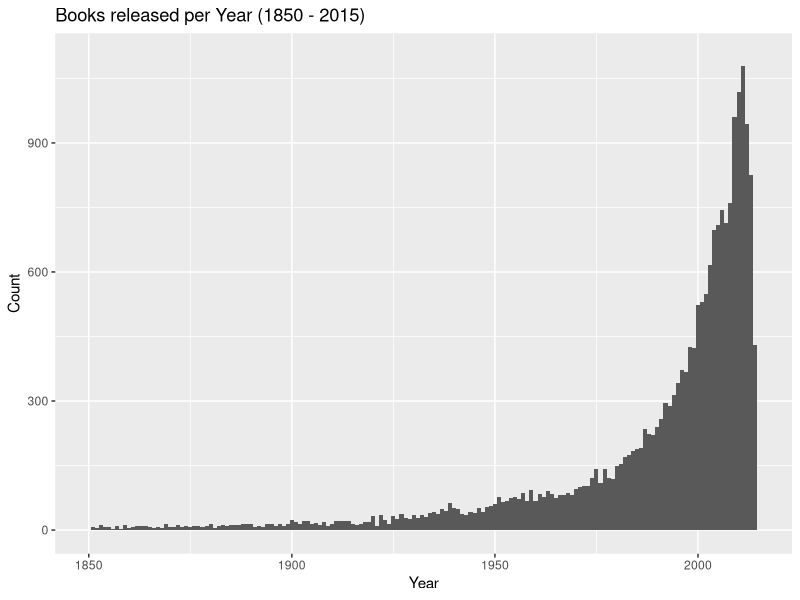
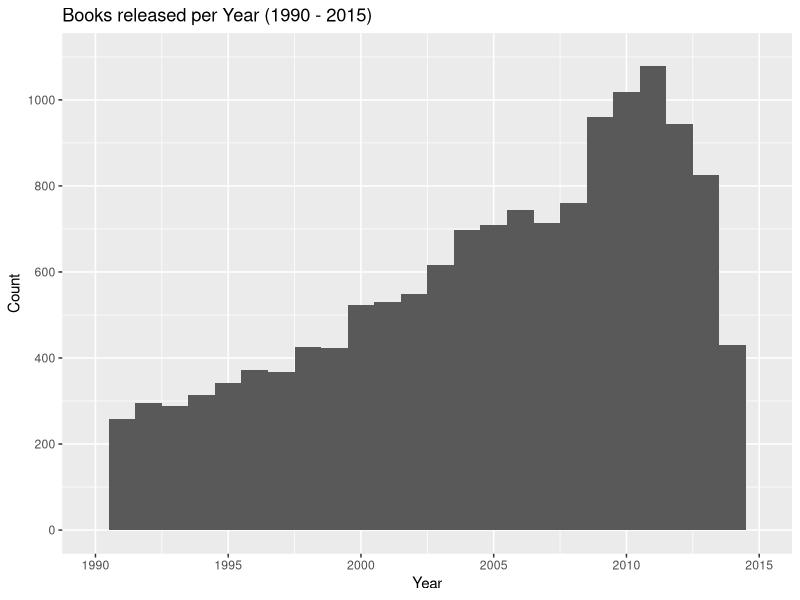

R code for these plots, in order: (Note: this script raises an error after producing the figures.)
## ---- chunk 1
library(ggplot2)
library(grid)
library(gridExtra)
library(plyr)
library(dplyr)
library(GGally)
## ---- chunk 2
# Load the Data
gr <- read.csv('gReads.csv')

#setting data types
gr$page_count <- as.numeric(gr$page_count)
gr$reviews <- as.numeric(gr$reviews)
gr$votes <- as.numeric(gr$votes)
gr$rank <- as.numeric(rownames(gr))

#just interested to see these specific series
malazSubset <- gr[grep("Malazan", gr$title), ]
lotrsubset <- gr[grep('Lord of the Rings', gr$title), ]

#function to clean year data to a standard four digit num
gr$year <- as.character(gr$year)

substrRight <- function(x, n){
  substr(x, nchar(x)-n+1, nchar(x))
}

gr$year <- substrRight(gr$year, 4)

gr$year <- as.numeric(gr$year, na.rm=TRUE)

#creating year.bucket to be able to split books into 
#year categories.   Many more books in dataset from past 
#25 years..   Split to even this out a little.
gr$year.bucket <- cut(gr$year, 
                      breaks = c(0, 1900, 1950, 
                                 1980, 1990, 2000, 
                                 2005, 2010, 2015))

#subset of genres listed at least 500 times.
genre.sub <- subset(gr, genre %in%  
                      names(table(gr$genre))
                    [table(gr$genre) >= 500])

#after query found number of invalid entires for genre.  cleaning..
genre.sub <- subset(genre.sub, genre %in%  
                      names(table(gr$genre))
                    [table(gr$genre) != 2866])


#several books missing year. 
#subset to alleviate this concern when needed
year.sub <- subset(gr, !is.na(gr$year.bucket))

#boolean for if book is part of a series or not
gr$part_of_series <- gr$series != ''


#more subsets for particular plots below.  

#top 250 subset 
top250 <- subset(gr, rank <= 250)
#subset for top genre in top250 (above 5 entries needed)
top250.genre <- subset(top250, genre %in%  
                         names(table(top250$genre))
                       [table(top250$genre) >= 5])

#finding authors with most books released and in dataset (>50)
author.sub <- subset(gr, author %in%  
                       names(table(gr$author))
                     [table(gr$author) >= 50])

#cleaning author.sub to exclude 'Anon's'
author.sub <- subset(author.sub, author != 'Anonymous')

#subset to fantasy genre
fantasy.sub <- subset(gr, genre == 'Fantasy')

#subsetting publisher info (above 200 books)
publisher.sub <- subset(gr, publisher %in%  
                          names(table(gr$publisher))
                        [table(gr$publisher) >= 200])

#removing invalid publisher entries ex: ' ' and ''
publisher.sub <- subset(publisher.sub, 
                        publisher %in%  
                          names(table(
                            publisher.sub$publisher))
                        [table(publisher.sub$publisher)<= 420])


#some basic stats and exploration of data
dim(gr)
names(gr)
str(gr)
levels(gr$genre)
levels(gr$year.bucket)
summary(gr)
## ---- chunk 3

#Book release Years
ggplot(aes(x = year), data = gr) +
  geom_histogram(binwidth = 1) + 
  xlim(1850,2015)  +
  ylim(0,1100) +
  ggtitle('Books released per Year (1850 - 2015)') +
  xlab('Year') + 
  ylab('Count')
## ---- chunk 4
#year (90-15)
ggplot(aes(x = year), data = gr) +
  geom_histogram(binwidth = 1) +
  xlim(1990, 2015) +
  ggtitle('Books released per Year (1990 - 2015)') +
  xlab('Year') + 
  ylab('Count') +
  scale_y_continuous(labels = seq(0,1100, 200), 
                     breaks = seq(0,1100,200),
                     limits = c(0,1100))
## ---- chunk 5
#year MATH!
nrow(subset(gr, year == 2011)) #2011
nrow(subset(gr, year >= 1991 & year <= 2010))/20 #20 year mean
## ---- chunk 6
#bucket split up of years
ggplot(aes(x = year.bucket), data = year.sub) +
  geom_histogram()+
  ggtitle('Book Release Years grouped') +
  xlab('Year category') + 
  ylab('Count') +
  coord_flip()
## ---- chunk 7
#page count

ggplot(aes(x = page_count), data = gr) +
  geom_histogram(binwidth = 20)  +
  ggtitle('Length of Book') +
  xlab('Pages') + 
  ylab('Count') +
  scale_x_continuous(breaks = seq(0,1500, 200), 
                     limits = c(0, 1500)) +
  scale_y_continuous(breaks = seq(0,140, 25), 
                     limits = c(0, 140))
## ---- chunk 8
#zoomed in plot of length
ggplot(aes(x = page_count), 
       data = subset(gr, 
                     page_count >= 200 & 
                     page_count <= 500)) +
  geom_histogram(binwidth = 10)  +
  ggtitle('Book lengths between 200 and 400') +
  xlab('Pages') + ylab('Count') +
  scale_x_continuous(breaks = seq(200,500, 25), 
                     limits = c(200, 500)) +
  scale_y_continuous(breaks = seq(0,80, 10), 
                     limits = c(0, 80))
## ---- chunk 9

#top250 books length
ggplot(aes(x = page_count), data = top250) +
  geom_histogram(binwidth = 50)  +
  ggtitle('Length of Book (Top 250)') +
  xlab('Pages') +
  ylab('Count') +
  scale_x_continuous(breaks = seq(100,600, 100), 
                     limits = c(100, 600)) +
  scale_y_continuous(breaks = seq(0,8, 1), 
                     limits = c(0, 8))
## ---- chunk 10

summary(gr$page_count)
summary(top250$page_count)
cor.test(gr$page_count, gr$rating)

## ---- chunk 11

#genre counts

ggplot(aes(x = genre), data = genre.sub) +
  geom_histogram() + 
  ggtitle('Top Genre Occurance') +
  scale_y_continuous(breaks = seq(0,4000, 500), 
                     limits = c(0, 4000)) +  
    stat_bin(binwidth=1, geom="text", 
             aes(label=..count.., color = 'orange'), 
             hjust=1.05)  + 
  coord_flip() + 
  theme(legend.position = "none")
## ---- chunk 12
#top 250 genres
ggplot(aes(x = genre), data = top250.genre) +
  geom_histogram() +
  ggtitle('Genre of top 250') +
  xlab('Genre')  +  
    stat_bin(binwidth=1, geom="text", 
             aes(label=..count.., color = 'orange'), 
             hjust=1.05) +
  coord_flip() + 
  theme(legend.position = "none")
## ---- chunk 13
#series?

ggplot(aes(x = part_of_series), data = gr) +
  geom_histogram() +
  ggtitle('Series books vs Stand Alones') +
  xlab('In a Series?') +
    stat_bin(binwidth=1, geom="text", 
             aes(label=..count.., color = 'orange'), 
             hjust=1)  + 
  coord_flip() + 
  theme(legend.position = "none")

#percentage math
count(subset(gr, part_of_series == TRUE))/count(gr)
## ---- chunk 14
#author

ggplot(aes(x = author),data = author.sub) +
  geom_histogram() +
  ggtitle('Authors with over 50 Books') +
  scale_y_continuous(breaks = seq(0,70,10), 
                     limits = c(0, 70)) +
  coord_flip()
## ---- chunk 15
#publisher 

ggplot(aes(x = publisher), data = publisher.sub) +
  geom_histogram()  +
  ggtitle('Publishers w/ over 200 Books') +
  scale_y_continuous(breaks = seq(0,500,50), 
                     limits = c(0, 500)) +
  coord_flip()
## ---- chunk 16

#rating and votes (all, and top250)

p1 = ggplot(aes(x = rating), data = gr) +
  geom_histogram(bindwith = 2.5) +
  xlim(2.5, 5) +
  ggtitle('Rating') +
  xlab('Rating / 5') + 
  ylab('Count')

p2 = ggplot(aes(x = votes), data = gr) +
  geom_histogram(binwidth = 1000) +
  ggtitle('Number of Voted') +
  xlab('Votes') + 
  ylab('Count')

p1.250 = ggplot(aes(x = rating), data = top250) +
  geom_histogram(bindwith = 2.5) +
  xlim(2.5, 5) +
  ggtitle('Rating (Top 250)') +
  xlab('Rating / 5') +
  ylab('Count')

p2.250 = ggplot(aes(x = votes), data = top250) +
  geom_histogram(binwidth = 1000) +
  ggtitle('Number of Voted (Top 250)') +
  xlab('Votes') + 
  ylab('Count')

grid.arrange(p1, p2, p1.250, p2.250, ncol = 2)

## ---- chunk 17

#excluding 5 star ratings. (inproper title names..)

#page count rating
ggplot(aes(x = page_count, y = rating), data = gr) +
  geom_point(alpha = .2) +
  ylim(2.5, 4.99) +
  xlim(2, 1500) +
  stat_smooth() +
  ggtitle('Rating by Page count') +
  ylab('Rating') + 
  xlab('Pages')
## ---- chunk 18
cor.test(gr$page_count,gr$rating) 
## ---- chunk 19

#rank page count
ggplot(aes(x = rank, y = page_count), data = gr) +
  geom_point(alpha = .25) +
  ylim(0, 1500) +
  stat_smooth() +
  ggtitle('Page count by Rank') +
  xlab('rank') + 
  ylab('Pages')
## ---- chunk 20
cor.test(gr$rank, gr$page_count)
## ---- chunk 21

#votes by pages
ggplot(aes(x = page_count, y = votes), data = gr) +
  geom_point(alpha = .2)  +
  xlim(2, 1500) +
  ggtitle('Votes by Page count') +
  ylab('votes') + 
  xlab('Pages')
## ---- chunk 22

#genre and pages
ggplot(aes(x = genre, y = page_count), data = genre.sub) +
  geom_boxplot() +
  ylim(2, 1000) +
  stat_smooth() +
  ggtitle('Page count by genre') +
  ylab('Pages') + 
  xlab('Genre') +
  coord_flip()
## ---- chunk 23
#summarys of lengths
summary(gr$page_count) 
summary(subset(gr, genre == 'History')$page_count)
## ---- chunk 24
#genre and votes
ggplot(aes(x = genre, y = votes), data = genre.sub) +
  geom_bar(stat = 'summary', 
           fun.y = 'mean') +
  stat_smooth() +
  ggtitle('Avg. Votes by Genre') +
  ylab('votes') + 
  xlab('Genre') +
  coord_flip()
## ---- chunk 25
#genre rating
ggplot(aes(x = genre, y = rating), data = genre.sub) +
  geom_jitter(alpha = .1)  +
  geom_point(stat = 'summary', 
             fun.y = 'mean') +
  stat_smooth() +
  ggtitle('Rating by genre') +
  ylab('Rating') + 
  xlab('Genre') +
  coord_flip()

#boxplot of above
ggplot(aes(x = genre, y = rating), data = genre.sub) +
  geom_boxplot() +
  ylim(2, 4.99) +
  stat_smooth() +
  ggtitle('Rating by genre') +
  ylab('Rating') + 
  xlab('Genre') +
  coord_flip()
## ---- chunk 26
#genre rank
ggplot(aes(x = genre, y = rank), data = genre.sub) +
  geom_jitter(alpha = .15)  +
  geom_point(stat = 'summary', 
             fun.y = 'mean') +
  ggtitle('Rank by genre') +
  ylab('Rank') + 
  xlab('Genre') +
  coord_flip()

ggplot(aes(x = genre, y = rank), data = genre.sub) +
  geom_boxplot()   +
  ggtitle('Rank by genre') +
  ylab('Rank') + 
  xlab('Genre') +
  coord_flip()
## ---- chunk 27
coc <- count(subset(subset(gr, genre == 'Classics'), rank <= 2000))
co <- count(subset(gr, genre == 'Classics'))
#math for discovering percentage of classics under 2000 rank
coc/co
## ---- chunk 28
#rank and rating by genre  (top[250])
n1 <- ggplot(aes(x = genre, y = rank), 
             data = top250.genre) +
  geom_boxplot()   +
  ggtitle('Rank by genre (top 250)') +
  ylab('Rank') + 
  xlab('Genre') +
  coord_flip()

n2 <- ggplot(aes(x = genre, y = rating), 
             data = top250.genre) +
  geom_boxplot() +
  ylim(2, 4.99) +
  ggtitle('Rating by genre (top 250)') +
  ylab('Rating') + 
  xlab('Genre') +
  coord_flip()

n3 <- ggplot(aes(x = genre, y = rank), 
             data = genre.sub) +
  geom_boxplot()   +
  ggtitle('Rank by genre') +
  ylab('Rank') + 
  xlab('Genre') +
  coord_flip()

n4 <- ggplot(aes(x = genre, y = rating), 
             data = genre.sub) +
  geom_boxplot() +
  ylim(2, 4.99) +
  ggtitle('Rating by genre') +
  ylab('Rating') + 
  xlab('Genre') +
  coord_flip()

  grid.arrange(n1, n2, n3, n4, ncol = 2)

## ---- chunk 29
#rank and mean rating

ggplot(aes(x = rank, y = rating), data = gr) +
  geom_jitter(alpha = .075)+
  stat_smooth() +
  xlim(0, 30000) +
  ylim(2.5, 4.99)+
  ggtitle('Rating by Rank') +
  xlab('Rank') +
  ylab('Rating')

cor.test(gr$rating, gr$rank)
## ---- chunk 30
#rating via review count

ggplot(aes(x = reviews, y = votes), data = gr) +
  geom_jitter(alpha = .1)+
  stat_smooth() +
  ggtitle('votes by reviews') +
  xlab('reviews') +
  ylab('Votes')
## ---- chunk 31
#year by pages
ggplot(aes(x = year, y = page_count), data = gr) +
  geom_jitter(alpha = .15) +
  xlim(1800, 2015) +
  ylim(20, 1000) +
  stat_smooth() +
  ggtitle('Book length(pages) by Year') +
  xlab('Year') +
  ylab('Pages')
## ---- chunk 32
#cut since 2000
ggplot(aes(x = year, y = page_count), data = gr) +
  geom_jitter(alpha = .5) +
  xlim(2000, 2015) +
  ylim(20, 1000) +
  stat_smooth()  +
  ggtitle('Book length (pages) by Year(post 2000)') +
  xlab('Year') +
  ylab('Pages')
## ---- chunk 33
#year and rating
ggplot(aes(x = year, y = rating), data = gr) +
  geom_jitter(alpha = .025) +
  xlim(1500, 2015) +
  ylim(2,4.99) +
  ggtitle('Rating by Year') +
  xlab('Year') +
  ylab('Rating') 
## ---- chunk 34
#current
ggplot(aes(x = year, y = rating), data = gr) +
  geom_jitter(alpha = .04) +
  xlim(1950, 2015) +
  ylim(2,4.99) +
  ggtitle('Rating by Year') +
  xlab('Year') +
  ylab('Rating') +
  stat_smooth()
## ---- chunk 35
#cor.test of subset 1950 and later
after1950 <- subset(gr, year >= 1950)
cor.test(after1950$year, after1950$rating)
## ---- chunk 36
#year and rank
ggplot(aes(x = year, y = rank), data = gr) +
  geom_jitter(alpha = .05)  + 
  xlim(1950, 2015) +
  ggtitle('Rank by Year') +
  xlab('Year') +
  ylab('Rank')
## ---- chunk 37
#year and genre
ggplot(aes(x = genre, y = year), data = genre.sub) +
  geom_boxplot() + 
  ylim(1850, 2015) +
  stat_smooth() +
  ggtitle('Year by genre') +
  ylab('Year') + 
  xlab('Genre') +
  coord_flip()

#switched
ggplot(aes(x = year, y = genre), data = genre.sub) +
  geom_jitter(alpha = .075) + 
  xlim(1850, 2015)  +
  ggtitle('Year by genre') +
  ylab('Genre') + 
  xlab('Year')
## ---- chunk 38
#more current
ggplot(aes(x = genre, y = year), data = genre.sub) +
  geom_boxplot() + 
  ylim(2000, 2015) +
  stat_smooth() +
  ggtitle('Year by genre(post 2000)') +
  ylab('Year') + 
  xlab('Genre') +
  coord_flip()
## ---- chunk 39

#publisher rating
ggplot(aes(x = publisher, y = rating), data = publisher.sub) +
  geom_jitter(alpha = .25) +
  ylim(2,4.99) +
  ggtitle('Rating by Publisher') +
  xlab('Publisher') +
  ylab('Rating')

ggplot(aes(x = publisher, y = rating), data = publisher.sub) +
  geom_boxplot(alpha = .5) +
  ylim(2,4.99) +
  ggtitle('Rating by Publisher') +
  xlab('Publisher') +
  ylab('Rating')


## ---- chunk 40
#set theme, seed, and clean up the subset to only numerical values.
#tried to include facotrs but froze R every time

 set.seed(1138)
 gr_subset <- gr[ , c(0:15)]
 gr_subset$isbn <- NULL
 gr_subset$series <- NULL
 gr_subset$setting <- NULL
 gr_subset$awards <- NULL
 gr_subset$author <- NULL
 gr_subset$publisher <- NULL
 gr_subset$title <- NULL
 gr_subset$genre <- NULL

#categories in ggpairs plot
 names(gr_subset)

#now to plot it
 ggpairs(gr_subset[sample.int(nrow(gr_subset), 1000),  ])
## ---- chunk 41
#year and page count by genre
ggplot(aes(x = page_count, 
           y = genre, 
           color = year), 
       data = subset(genre.sub, 
                     year > 1850)) +
  geom_jitter() + 
  xlim(0,650) +
  ggtitle('Length by Year for Genre') +
  xlab('Pages') + 
  ylab('Genre') +
  scale_colour_gradient(limits=c(1850, 2015), 
                        low="red")
## ---- chunk 42
#current
ggplot(aes(x = page_count, 
           y = genre, 
           color = year), 
       data = subset(genre.sub, 
                     year > 2000)) +
  geom_jitter(size = 3) + 
  xlim(0,650) +
  ggtitle('Length by Year for Genre(post 2000)') +
  xlab('Pages') + 
  ylab('Genre') +
  scale_colour_gradient(limits=c(2000, 2015), 
                        low="red")
## ---- chunk 43
#facet
ggplot(aes(x = year, y = page_count), 
       data = genre.sub) +
  geom_jitter(alpha = .25) + 
  ylim(0,800) + 
  xlim(1850, 2015) +
  facet_wrap(~genre) +
  ggtitle('Length by Year(split by Genre)') +
  ylab('Pages') + 
  xlab('Year')
## ---- chunk 44

#rank
ggplot(aes(x = page_count, y = rank), 
       data = genre.sub) +
  geom_jitter(alpha = .25) + 
  xlim(20, 800) +
  facet_wrap(~genre) +
  ggtitle('Rank by Length (split by Genre)') +
  ylab('Rank') + 
  xlab('Pages')

#rating
ggplot(aes(x = page_count, y = rating), 
       data = genre.sub) +
  geom_jitter(alpha = .25) + 
  xlim(20, 800) + 
  ylim(2, 4.99) +
  facet_wrap(~genre) +
  ggtitle('Rating by Length (split by Genre)') +
  ylab('Rating') + 
  xlab('Pages') +
  stat_smooth()
## ---- chunk 45
# page count and rank with genre
ggplot(aes(x = rank, 
           y = page_count, 
           color = genre), 
       data = genre.sub) + 
  geom_point(alpha = .5) +
  ylim(0, 1500) +
  ggtitle('Page count by Rank') +
  xlab('rank') + 
  ylab('Pages')
## ---- chunk 46
#rank and pages by year.bucket
ggplot(aes(x = page_count, 
           y = rank), 
       data = gr) +
  geom_jitter(alpha = .5) +
  xlim(0, 1500) +
  xlim(0, 800) +
  ggtitle('Page count by Rank, year.bucket facet') +
  xlab('pages') + 
  ylab('rank') +
  facet_wrap(~year.bucket)
## ---- chunk 47
#genre and rating by year.bucket
ggplot(aes(x = genre, 
           y = rating, 
           color = genre), 
       data = genre.sub) +
  geom_boxplot() +
  ylim(2, 4.99)  +
  ggtitle('Rating by genre (split by Year)') +
  ylab('Rating') + 
  xlab('Genre') +
  facet_wrap(~year.bucket) +
  theme(axis.text.x = element_blank())
## ---- chunk 48
#genre by rank w/ year
ggplot(aes(x = genre, 
           y = rank), 
       data = subset(genre.sub, 
                     year >= 1850)) +
  geom_jitter(alpha = .1) +
  ggtitle('Rank by Genre w/ Year') +
  xlab('Genre') +
  ylab('Rank') +
  coord_flip() +
  facet_wrap(~year.bucket)
## ---- chunk 49
#genre by rank w/ year.bucket past 2000
ggplot(aes(x = genre, 
           y = rank,
           color = year), 
       data = subset(genre.sub, 
                     year >= 1985)) +
  geom_jitter(alpha = .25) +
  ggtitle('Rank by Genre w/ Year') +
  xlab('Genre') +
  ylab('Rank') +
  coord_flip() +
  scale_colour_gradient(limits=c(1985, 2015), 
                        low="red")
## ---- chunk 50
#rating and year split by genre
ggplot(aes(x = year, 
           y = rating), 
       data = genre.sub) +
  geom_jitter(alpha = .025) +
  ylim(2, 4.99)  +
  xlim(1900, 2015) +
  ggtitle('Rating by Year (split by Genre)') +
  ylab('Rating') + 
  xlab('Year') +
  facet_wrap(~genre) 
## ---- chunk 51
#genre by rank w/ year.bucket past 2000
ggplot(aes(x = genre, 
           y = rating,
           color = year), 
       data = subset(genre.sub, 
                     year >= 1985)) +
  geom_jitter(alpha = .15) +
  ggtitle('Rating by Genre w/ Year') +
  xlab('Genre') +
  ylab('Rating') +
  coord_flip() +
  scale_colour_gradient(limits=c(1985, 2015), 
                        low="red")
## ---- chunk 52
#IMPORTANT                    <<<<<<<<<<<<<<<<<<<<<<<<<<<
#Books release by year by Genre
ggplot(aes(x = year), data = genre.sub) +
  geom_histogram(binwidth = 1) + 
  xlim(1985,2014)  +
  ylim(0,210) +
  ggtitle('Books released per Year(split by genre)') +
  xlab('Year') + 
  ylab('Count') +
  facet_wrap(~genre)
## ---- chunk 53
#subset to fant, rom, and YA
fry <- subset(gr, genre == 'Romance' | 
         genre == 'Fantasy' | 
         genre == 'Young Adult')

fry <- subset(fry, year >= 1985)

#summarizing fry data
fry.sub <- fry %>%  #group and apply some math
  group_by(year, genre) %>%  
  filter(!is.na(year)) %>%  #filter out na's
  summarize(rank = round(mean(rank)), #average rank
            count = n()) %>%  
  arrange(year)

## ---- chunk 54
#line graph of subset genres with large increases recently
ggplot(aes(x = year, 
           y = count, 
           color = genre), 
       data = subset(fry.sub, 
                     year < 2013)) +
  geom_line(size = 1.5)  + 
  geom_point()
## ---- chunk 55
#making custom DF for movie research
movie_titles <- c('Lord of the Rings', 'Harry Potter', 
            'Twilight', 'Chronicles of Narnia',
            'Notebook', 'PS I Love You',
            'Pride and Prejudice')
movie_years <- c(2001, 2001, 
           2008, 2005,
           2004, 2007,
           2005)
 
movie_genre <- c('Fantasy', 'Fantasy',
           'Young Adult', 'Young Adult',
           'Romance', 'Romance', 
           'Romance')

movies_df <- data.frame(movie_titles, movie_years, movie_genre)

#exploration and checking data
str(movies_df)
dim(movies_df)
movies_df$movie_titles
## ---- chunk 56
ggplot(aes(x = movie_years, y = movie_genre,
           color = movie_genre), data = movies_df) +
  geom_jitter(size = 7.5) +
  ggtitle('Year of Movie based on novel Release') +
  xlab('Year') +
  ylab('Genre')
## ---- chunk 57
fant2000 <- subset(gr, genre == 'Fantasy')
fant2000 <- subset(fant2000, year == 2000)
fant2002 <-subset(gr, genre == 'Fantasy')
fant2002 <- subset(fant2002, year == 2002)
count(fant2000)   #57
count(fant2002)   #77
77/57    #percent increase after fant movie releases is 35%
## ---- chunk 58

#Genre by Year w/ Rank color
ggplot(aes(x = genre, 
           y = year,
           color = rank), 
       data = genre.sub) +
  geom_jitter(alpha = .1) + 
  ylim(1850, 2015) +
  ggtitle('Year and Rank by Genre') +
  ylab('Year') + 
  xlab('Genre')+
  scale_size("Rank",breaks=c(1,10000,20000,30000),
             labels=c(30000,20000,10000,1)) +
  coord_flip() +
  scale_colour_gradient(limits=c(0, 30000), 
                        low="red")
## ---- chunk 59

#sff over buckets
genre.page <- genre.sub %>%  #grouping together
  group_by(year.bucket, genre) %>% #by year bucket and genre
  filter(!is.na(year.bucket)) %>%
  filter(!is.na(genre)) %>%    #filters out na's
  filter(!is.na(page_count)) %>%
  summarize(avg_page_count = round(mean(page_count)), #mean length
            avg_rank = round(mean(rank)), #mean rank
            avg_rating = round(mean(rating)), #mean rating
            count = n()) %>% #count
  ungroup() %>%
  arrange(year.bucket)

sff.sub <-subset(genre.page,   #subset to fantasy or scifi
                 genre == 'Fantasy' | 
                   genre == 'Science Fiction')
                 
#ploting fant vs scifi
ggplot(aes(x = year.bucket, 
           y = avg_rank, 
           color = genre), 
       data = sff.sub) +
  geom_point(aes(size = avg_page_count)) +
  geom_line(aes(group=genre))+
  ggtitle('Rank over Years for Fantasy and Scifi') +
  xlab('Year') +
  ylab('Average Rank') 
## ---- chunk 60
ggplot(aes(x = year.bucket, 
           y = count, 
           color = genre), 
       data = sff.sub) +
  geom_point(aes(size = avg_rating)) +
  geom_line(aes(group=genre))+
  ggtitle('Fantasy and Scifi releases per year') +
  xlab('Year') +
  ylab('Count')
## ---- chunk 61
#Overall Value = rating/rank

# Popularity vs quality. 
ggplot(aes(x = year,
           y = rating/rank), 
       data = gr) +
  geom_jitter(alpha = .025) +
  xlim(1850, 2015) + 
  ylim(0, .005) +
  ggtitle('Value over Time') + 
  ylab('Value')+ 
  xlab('Year')
## ---- chunk 62
#value by year by genre
ggplot(aes(x = year,
           y = rating/rank), 
       data = genre.sub) +
  geom_jitter(alpha = .015) +
  xlim(1850, 2015) + 
  ylim(0, .005) +
  ggtitle('Value over Time by genre') + 
  ylab('Value')+ 
  xlab('Year') + 
  facet_wrap(~genre)
## ---- chunk 63
#value of length by genre
ggplot(aes(x = page_count,
           y = rating/rank), 
       data = genre.sub) +
  geom_jitter(alpha = .1) +
  xlim(0, 800) + 
  ylim(0, .015) +
  ggtitle('Value over Length') + 
  ylab('Value')+ 
  xlab('Pages') +
  facet_wrap(~genre)
## ---- chunk 64
#value over time with length
ggplot(aes(x = year,
           y = rating/rank, 
           color = page_count), 
       data = subset(gr, 
                     page_count < 700)) +
  geom_jitter(alpha = .4) +
  xlim(1850, 2015) + 
  ylim(0, .005) +
  ggtitle('Value over Year by Length') + 
  ylab('Value')+ 
  xlab('year') +
  scale_colour_gradient(limits=c(0, 700), 
                        low="orange")
## ---- chunk 65
value.sub <- genre.sub %>%  #grouping genre sub to add value
  group_by(year.bucket, genre) %>%  
  filter(!is.na(year.bucket)) %>%  #filter out na's
  filter(!is.na(genre)) %>%
  filter(!is.na(page_count)) %>%
  summarize(page_count = round(mean(page_count)), #average length
            rank = round(mean(rank)), #average rank
            rating = round(mean(rating)), #average Rating
            value = mean(rating/rank), #average value
            count = n()) %>% 
  ungroup() %>%
  arrange(year.bucket)

#plot value by genre color of year bucket.
ggplot(aes(x = genre, 
           y = value, 
           fill = year.bucket), 
       data = value.sub) + 
  geom_bar(stat = 'identity') +
  ylim(0,.05) +
  ggtitle('total average value for genre (colored by year group)') +
  xlab('Genre') + 
  ylab('Value') +
  coord_flip()

## ---- chunk 66
#Math For x amounts in intro 

fan10 <- count(subset(gr, 
                      genre == 'Fantasy' & 
                        year == 2010)) 
fan90 <- count(subset(gr, 
                      genre == 'Fantasy' & 
                        year == 1990))
#fan10/fan90

rom10 <- count(subset(gr, 
                      genre == 'Romance' & 
                        year == 2010))  
rom90 <-  count(subset(gr, 
                       genre == 'Romance' & 
                         year == 1990))
#rom10/rom90

ya10 <- count(subset(gr, 
                     genre == 'Young Adult' & 
                       year == 2010)) 
ya90 <- count(subset(gr, 
                     genre == 'Young Adult' & 
                       year == 1990))
#ya10/ya90

## ---- chunk 67
#Fantasy histo
f1 <- ggplot(aes(x = year), 
             data = subset(fry, 
                           genre == 'Fantasy')) +
  geom_histogram(binwidth = 1,
                 size = .5) +
  ggtitle('Fantasy') +
  xlab('Year') + 
  ylab('Count') +
  scale_x_continuous(limits = c(1985, 2015),
                     breaks = seq(1985, 2015, 5)) +
  scale_y_continuous(limits = c(0, 220),
                     breaks = seq(0, 220, 25)) +
  theme(axis.text = element_text(size = 15),
        axis.title = element_text(size = 20),
        plot.title = element_text(size = 25))

#Romance histo
f2 <- ggplot(aes(x = year), 
             data = subset(fry, 
                           genre == 'Romance')) +
  geom_histogram(binwidth = 1,
                 size = .5) +
  ggtitle('Romance') +
  xlab('Year') + 
  ylab('Count') +
  scale_x_continuous(limits = c(1985, 2015),
                     breaks = seq(1985, 2015, 5)) +
  scale_y_continuous(limits = c(0, 220),
                     breaks = seq(0, 220, 25)) +
  theme(axis.text = element_text(size = 15),
        axis.title = element_text(size = 20),
        plot.title = element_text(size = 25))

#YA histo
f3 <- ggplot(aes(x = year), 
             data = subset(fry, 
                           genre == 'Young Adult')) +
  geom_histogram(binwidth = 1,
                 size = .5) +
  ggtitle('Young Adult') +
  xlab('Year') + 
  ylab('Count') +
  scale_x_continuous(limits = c(1985, 2015),
                     breaks = seq(1985, 2015, 5)) +
  scale_y_continuous(limits = c(0, 220),
                     breaks = seq(0, 220, 25)) +
  theme(axis.text = element_text(size = 15),
        axis.title = element_text(size = 20),
        plot.title = element_text(size = 25))

#put together
grid.arrange(f1, f2, f3, ncol = 3, 
  main=textGrob("Yearly Genre Releases in GoodReads List", 
                           gp=gpar(fontsize=30)))
## ---- chunk 68
#line plot with movies dates
ggplot(aes(x = year, 
           y = count, 
           color = genre), 
       data = subset(fry.sub, 
                     year < 2013)) +
  geom_line(size = 1.5)  + 
  geom_point() +
  geom_vline(xintercept = 2000.75, 
             color = 'red',   #set vert line
             linetype = 'longdash', 
             size = 1.05) +
  annotate("text", 
           label ='Lord of the Rings',    #add text
           x = 2001.25, 
           y = 190, 
           size = 6, 
           color = "red", 
           angle = 45) +
  geom_vline(xintercept = 2008, 
             color = 'blue',     # repeat vvv
             linetype = 'longdash', 
             size = 1.05) +
  annotate("text", 
           label ='Twilight', 
           x = 2008.5, 
           y = 190, 
           size = 6, 
           color = "blue", 
           angle = 45) +
  geom_vline(xintercept = 2004.5, 
             color = 'blue',
             linetype = 'longdash', 
             size = 1.05) +
  annotate("text", 
           label ='Chronicles of Narnia', 
           x = 2004.75, 
           y = 190, 
           size = 6, 
           color = "blue", 
           angle = 45) +
  geom_vline(xintercept = 2001.25, 
             color = 'red',
             linetype = 'longdash', 
             size = 1.05) +
  annotate("text", 
           label ='Harry Potter', 
           x = 2001.75, 
           y = 178,
           size = 6, 
           color = "red", 
           angle = 45) +
  geom_vline(xintercept = 2004, 
             color = '#41A317',
             linetype = 'longdash', 
             size = 1.05) +
  annotate("text", 
           label ='Notebook', 
           x = 2004.75, 
           y = 205, 
           size = 6, 
           color = "#41A317", 
           angle = 45) +
  geom_vline(xintercept = 2007, 
             color = '#41A317',
             linetype = 'longdash', 
             size = 1.05) +
  annotate("text", 
           label ='PS I Love You', 
           x = 2007.5, 
           y = 190, 
           size = 6, 
           color = "#41A317", 
           angle = 45) +
   geom_vline(xintercept = 2005, 
              color = '#41A317',
             linetype = 'longdash', 
             size = 1.05) +
  annotate("text", 
           label ='Pride and Prejudice', 
           x = 2005.25, 
           y = 160, 
           size = 6, 
           color = "#41A317", 
           angle = 45) +
  ggtitle('Do Movies Promote Genre Popularity?') +
  xlab('Year') + 
  ylab('Yearly Releases') +
  scale_x_continuous(limits = c(1985, 2012),
                     breaks = seq(1985, 2012, 5)) +
  scale_y_continuous(limits = c(0, 220),
                     breaks = seq(0, 220, 25)) +
  theme(axis.text = element_text(size = 15),
        axis.title = element_text(size = 20),
        legend.text = element_text(size = 15),
        legend.title = element_text(size = 20),
        plot.title = element_text(size = 25))
## ---- chunk 69
#scatter w/ smooths of rank
ggplot(aes(x = year, 
           y = rank, 
           color = genre), 
       data = fry) +
  geom_jitter(alpha = .35) +
  geom_line(stat = 'smooth', 
            fun.y = 'mean',
            size = 1.15)   +
  ggtitle('Average Genre Rank over Time') +
  xlab('Year') + 
  ylab('Mean Rank') +
  scale_x_continuous(limits = c(1985, 2013),       
                     breaks = seq(1985, 2013, 5)) +
  coord_cartesian(ylim = c(0000, 25000)) +       
  annotate("text", 
           label = round(mean(subset(        #text set
    fry, genre == 'Fantasy' & 
      year == 1985)$rank)),                 #subset 
    x = 1985, 
    y = 13400,                       # for particular point
    size = 6, 
    color = 'red')  +
  annotate("text", 
           label = round(mean(subset(       #repeats vvv
    fry, genre == 'Young Adult' & 
      year == 1985)$rank)),
    x = 1985, 
    y = 12500, 
    size = 6, 
    color = 'blue')  +
  annotate("text", 
           label = round(mean(subset(
    fry, genre == 'Romance' & 
      year == 1985)$rank)),
    x = 1985, 
    y = 17400, 
    size = 6, 
    color = '#41A317')+
  annotate("text", 
           label = round(mean(subset(
    fry, genre == 'Fantasy' & 
      year == 2013)$rank)),
    x = 2013, 
    y = 15300, 
    size = 6, 
    color = 'red')  +
  annotate("text", 
           label = round(mean(subset(
    fry, genre == 'Young Adult' & 
      year == 2013)$rank)),
    x = 2013, 
    y = 12750, 
    size = 6, 
    color = 'blue')  +
  annotate("text", 
           label = round(mean(subset(
    fry, genre == 'Romance' & 
      year == 2013)$rank)),
    x = 2013, 
    y = 16500, 
    size = 6, 
    color = '#41A317') +
  theme(axis.text = element_text(size = 15),
        axis.title = element_text(size = 20),
        legend.text = element_text(size = 15),
        legend.title = element_text(size = 20),
        plot.title = element_text(size = 25))
